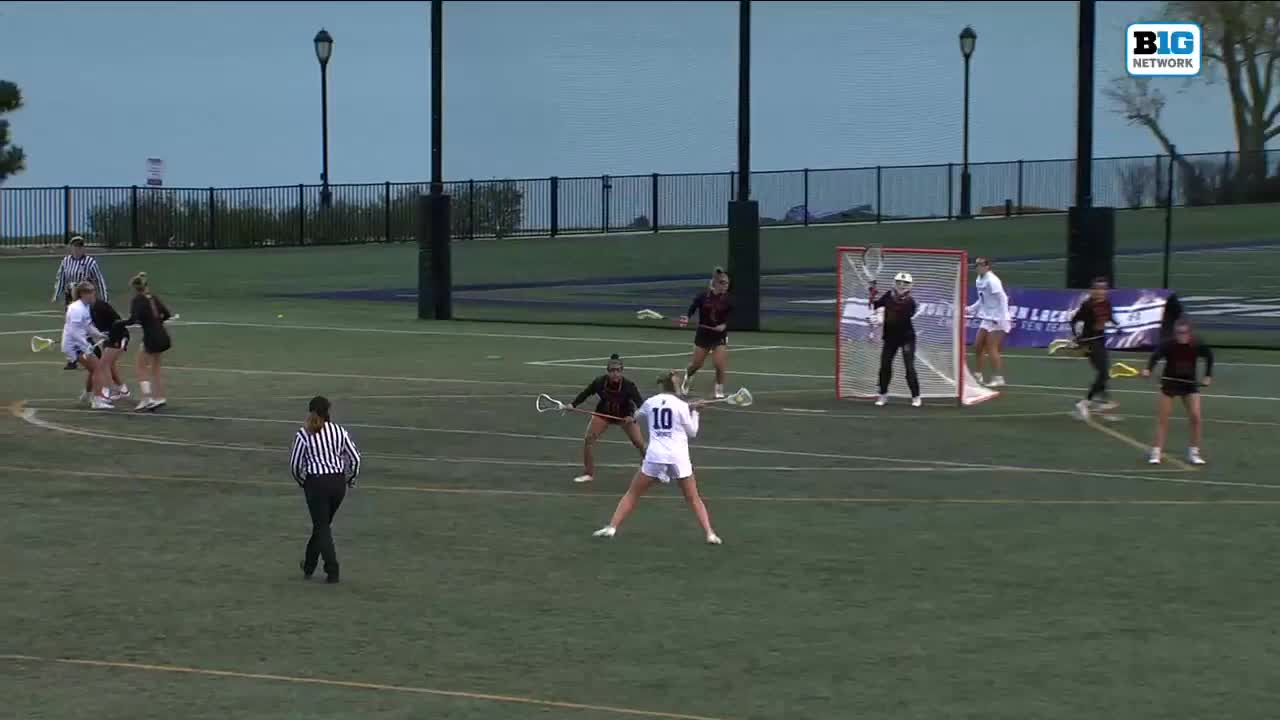
#> input picture detection/number_recog_test/womens_lax_test_data1/ezgif-frame-001.jpg, 1280 x 720 px, given in place of the camera
$ python color_finder.py
#> lines starting #> are read from the running program, lines starting #| are printed output that depends on the picture; after the words box and inside, x2 and y2 are one past the last pixel; in counts of white or black regions, pixels touching at a corner belong together
import cv2 as cv
import numpy as np

"""
File name :
    color_finder.py
Purpose :
    Script to test color masking using webcam input.
Last updated :
    2023-11-04 by Vincent Rimparsurat (vrim@u.northwestern.edu)
"""


def nothing(x):
    pass


# Create a window named trackbars.
cv.namedWindow("Trackbars")

# Now create 6 trackbars that will control the lower and upper range of
# H,S and V channels. The Arguments are like this: Name of trackbar,
# window name, range,callback function. For Hue the range is 0-179 and
# for S,V its 0-255.
cv.createTrackbar("Lower - H", "Trackbars", 0, 179, nothing)
cv.createTrackbar("Lower - S", "Trackbars", 0, 255, nothing)
cv.createTrackbar("Lower - V", "Trackbars", 0, 255, nothing)
cv.createTrackbar("Upper - H", "Trackbars", 179, 179, nothing)
cv.createTrackbar("Upper - S", "Trackbars", 255, 255, nothing)
cv.createTrackbar("Upper - V", "Trackbars", 255, 255, nothing)

cap = cv.VideoCapture(0)

if not cap.isOpened():
    print("Cannot open camera")
    exit()

while True:
    # Start reading the webcam feed frame by frame.
    ret, frame = cap.read()
#> frame is the input picture: shape (720, 1280, 3); mean B, G, R 96.1, 97.2, 82.6
    #
    # Flip the frame horizontally (Not required)
    frame = cv.flip(frame, 1)
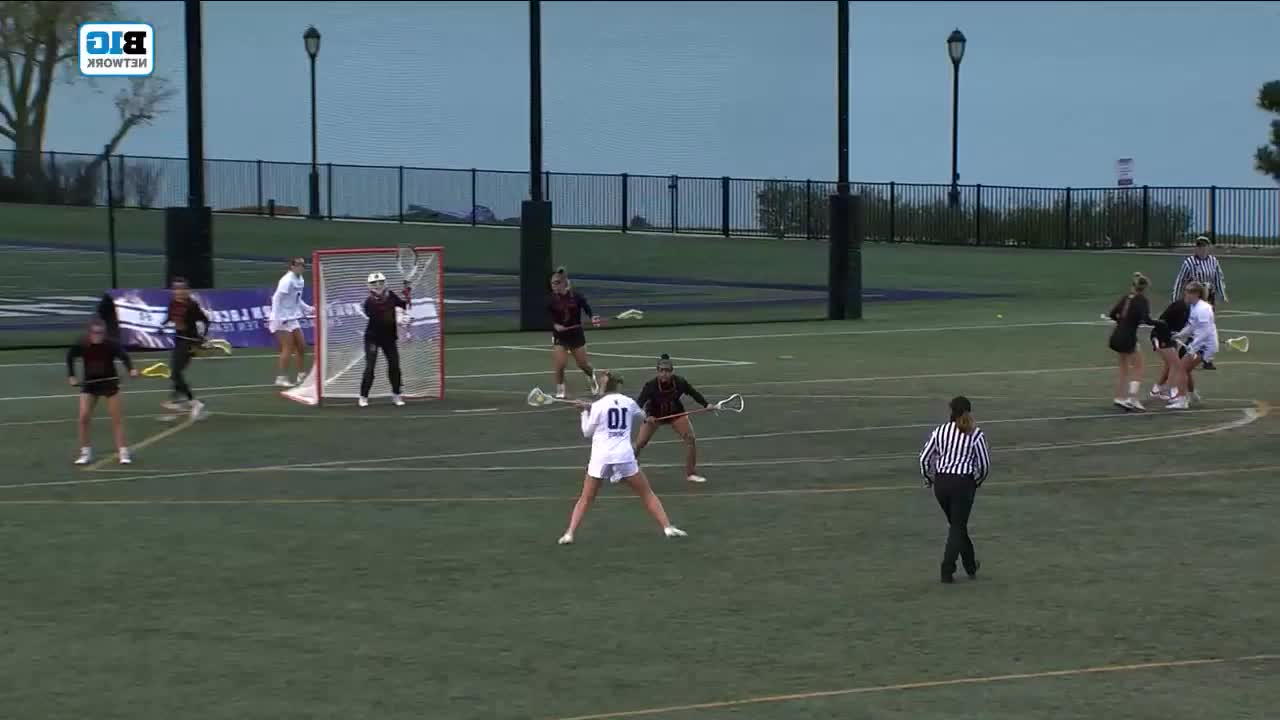
#> frame: shape (720, 1280, 3); mean B, G, R 96.1, 97.2, 82.6

    # Convert the BGR image to HSV image.
    hsv = cv.cvtColor(frame, cv.COLOR_BGR2HSV)
#> hsv: shape (720, 1280, 3); mean H, S, V 72.3, 60.6, 105

    # Get the new values of the trackbar in real time as the user changes
    # them
    l_h = cv.getTrackbarPos("L - H", "Trackbars")
    l_s = cv.getTrackbarPos("L - S", "Trackbars")
    l_v = cv.getTrackbarPos("L - V", "Trackbars")
    u_h = cv.getTrackbarPos("U - H", "Trackbars")
    u_s = cv.getTrackbarPos("U - S", "Trackbars")
    u_v = cv.getTrackbarPos("U - V", "Trackbars")

    # Set the lower and upper HSV range according to the value selected
    # by the trackbar
    lower_range = np.array([l_h, l_s, l_v])
    upper_range = np.array([u_h, u_s, u_v])

    # Filter the image and get the binary mask, where white represents
    # your target color
    mask = cv.inRange(hsv, lower_range, upper_range)
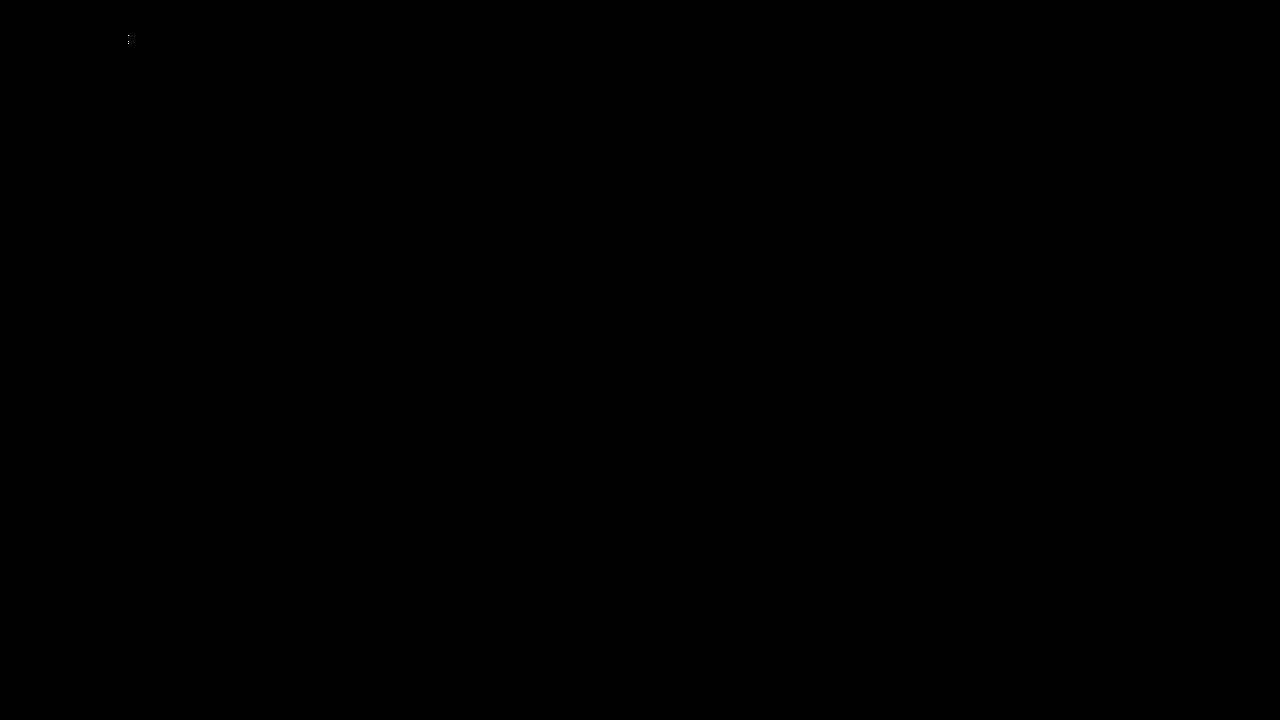
#> mask: shape (720, 1280); 0% white in thin lines or dots, all inside (x1, y1, x2, y2) = (128, 35, 129, 44)

    # You can also visualize the real part of the target color (Optional)
    res = cv.bitwise_and(frame, frame, mask=mask)
#> res: shape (720, 1280, 3); every value is 0

    # Converting the binary mask to 3 channel image, this is just so
    # we can stack it with the others
    mask_3 = cv.cvtColor(mask, cv.COLOR_GRAY2BGR)

    # stack the mask, orginal frame and the filtered result
    stacked = np.hstack((mask_3, frame, res))
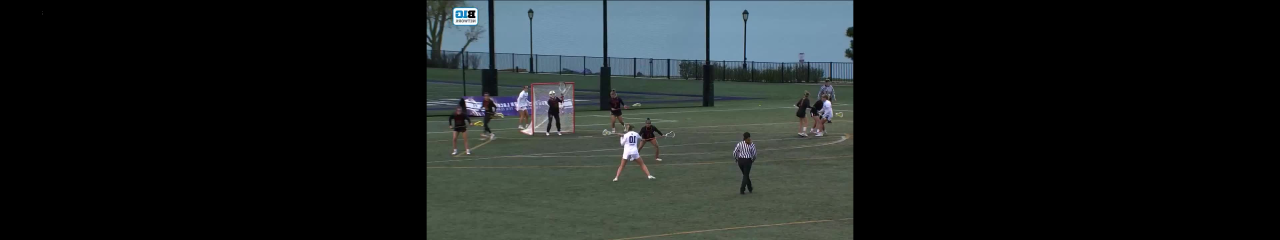
#> stacked: shape (720, 3840, 3) (shown at 1/3 size); mean B, G, R 32, 32.4, 27.5

    # Show this stacked frame at 40% of the size.
    cv.imshow("Trackbars", cv.resize(stacked, None, fx=0.4, fy=0.4))
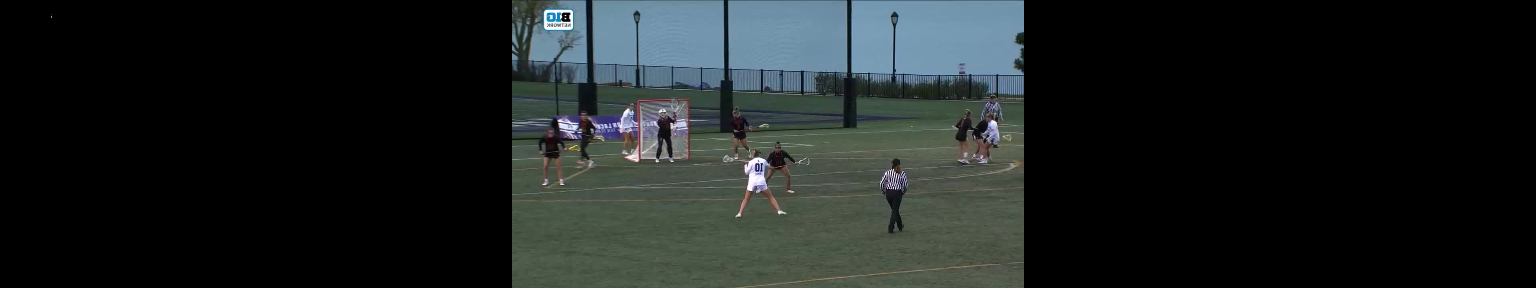
#> window 'Trackbars': shape (288, 1536, 3); mean B, G, R 32, 32.4, 27.5

    # If the user presses ESC then exit the program
    key = cv.waitKey(1)
#> (key Esc is pressed here)
    if key == 27:
        break

    # If the user presses `s` then print this array.
    if key == ord("s"):
        thearray = [[l_h, l_s, l_v], [u_h, u_s, u_v]]
        print(thearray)

        # Also save this array as penval.npy
        np.save("hsv_value", thearray)
        break

# Release the camera & destroy the windows.
cap.release()
cv.destroyAllWindows()

$ run again, on detection/number_recog_test/womens_lax_test_data1/ezgif-frame-004.jpg
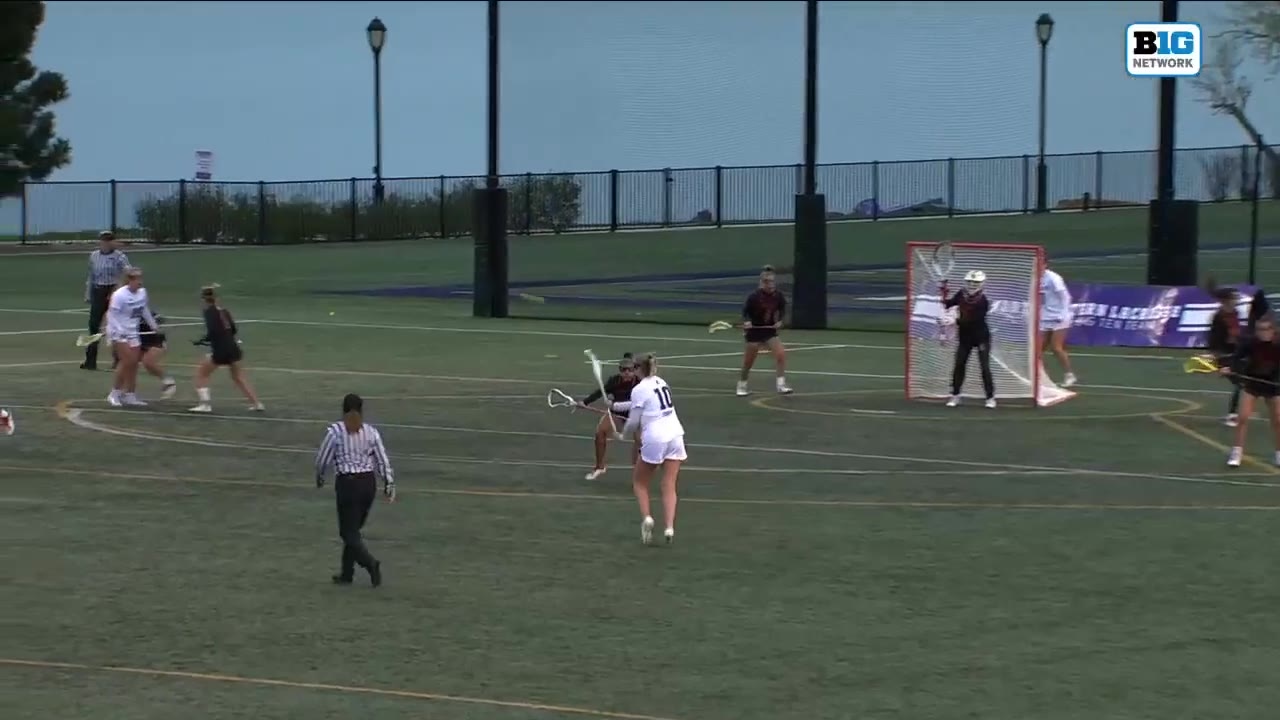
#> input picture detection/number_recog_test/womens_lax_test_data1/ezgif-frame-004.jpg, 1280 x 720 px, given in place of the camera
#> frame is the input picture: shape (720, 1280, 3); mean B, G, R 96.4, 97.5, 83.2
#> `frame = cv.flip(frame, 1)`:
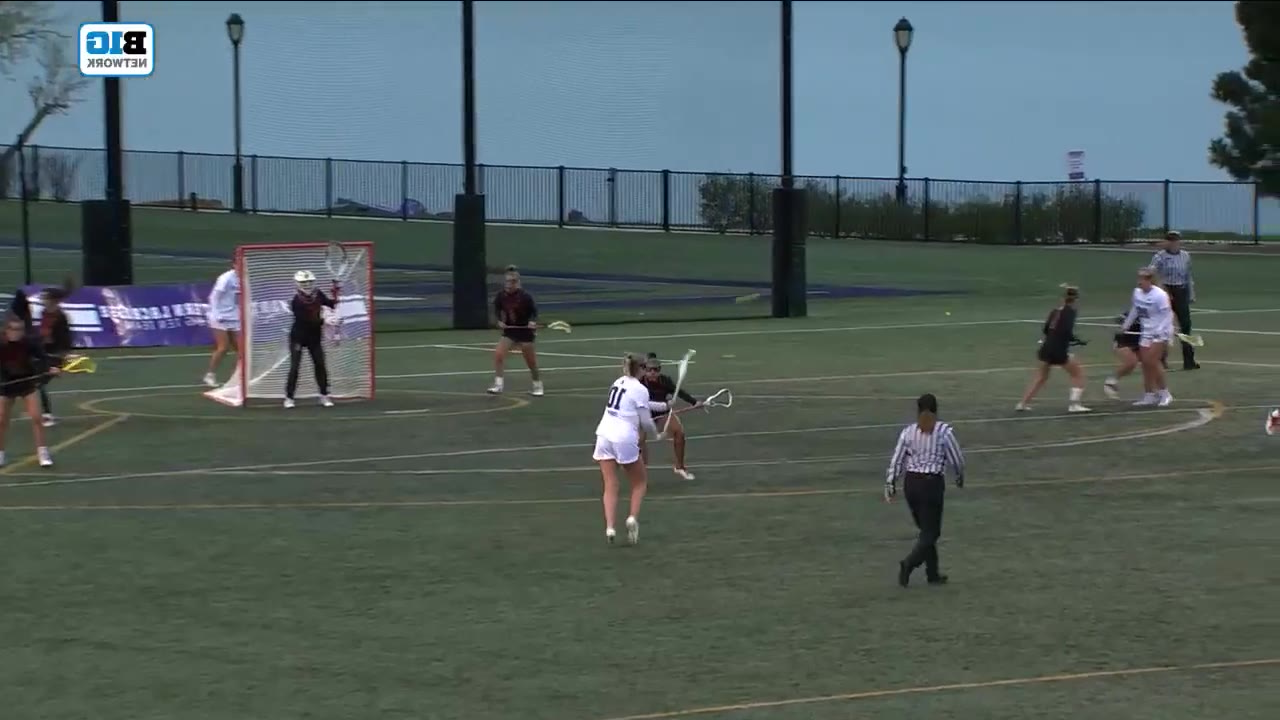
#> frame: shape (720, 1280, 3); mean B, G, R 96.4, 97.5, 83.2
#> hsv: shape (720, 1280, 3); mean H, S, V 71.7, 59.4, 105.3
#> mask: shape (720, 1280); 0% white in thin lines or dots, all inside (x1, y1, x2, y2) = (74, 38, 129, 349)
#> res: shape (720, 1280, 3); every value is 0
#> `cv.imshow("Trackbars", cv.resize(stacked, None, fx=0.4, fy=0.4))`:
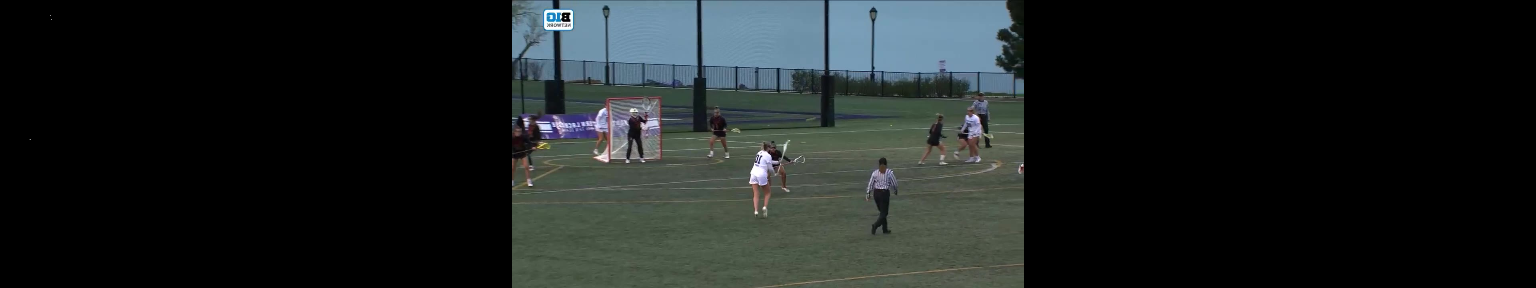
#> window 'Trackbars': shape (288, 1536, 3); mean B, G, R 32.2, 32.5, 27.7
